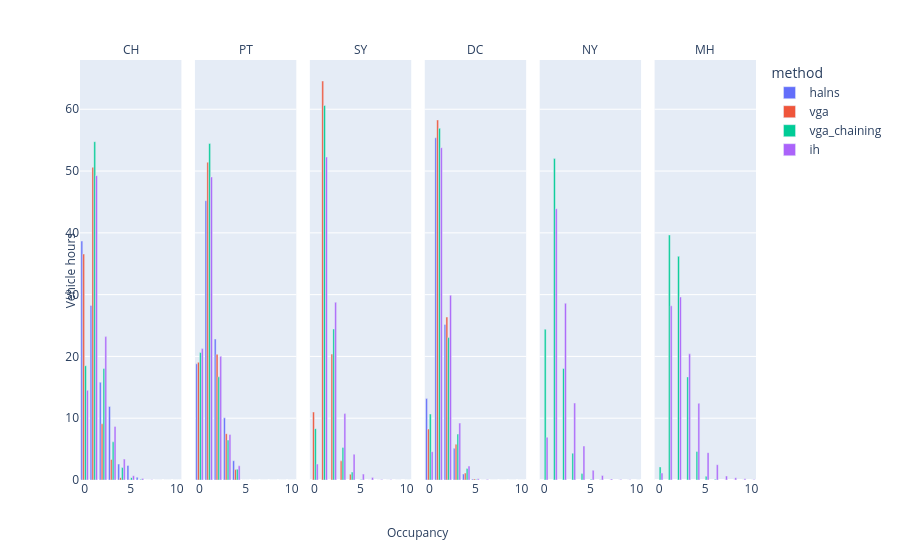

Write notebook code for a chart like this one.
### Code cell
fig = px.bar(
    grouped_df,
    x='occupancy',
    y='vehicle_hours_percentage',
    color='method',
    barmode='group',
    # title=f'Average occupancy of each method based on average delay',
    facet_col='area_short',
)

# fig.update_layout(
#     height=800,
#     width=1400,
# )

# small figures
fig.for_each_yaxis(lambda y: y.update(title=''))  # Remove titles
fig.for_each_xaxis(lambda x: x.update(title=''))  # Remove titles

# titles
# fig.add_annotation(x=0.5, y=1.15, text="Area", xref="paper", yref="paper", showarrow=False) # facet column title
# fig.add_annotation(x=1.02, y=0.5, text="Duration [min]", xref="paper", yref="paper", showarrow=False, textangle=90) # facet row title
fig.add_annotation(x=-0.03, y=0.5, text="Vehicle hours", textangle=-90, xref="paper", yref="paper", showarrow=False) # y axis title
fig.add_annotation(x=0.5, y=-0.15, text="Occupancy", xref="paper", yref="paper", showarrow=False) #x axis title
fig.for_each_annotation(lambda a: a.update(text=a.text.split("=")[-1]))
fig.show()

### Figure 1 — Plotly figure (JSON) as saved in the notebook; plotly's stock layout.template omitted (floating-point values rounded to 4 significant figures)
{"data": [{"alignmentgroup": "True", "hovertemplate": "method=halns<br>area_short=CH<br>occupancy=%{x}<br>vehicle_hours_percentage=%{y}<extra></extra>", "legendgroup": "halns", "marker": {"color": "#636efa", "pattern": {"shape": ""}}, "name": "halns", "offsetgroup": "halns", "orientation": "v", "showlegend": true, "textposition": "auto", "type": "bar", "x": [0, 1, 2, 3, 4, 5, 6, 7, 8, 9, 10], "xaxis": "x", "y": [38.67, 28.25, 15.82, 11.9, 2.575, 2.353, 0.4437, 0.0, 0.0, 0.0, 0.0], "yaxis": "y"}, {"alignmentgroup": "True", "hovertemplate": "method=halns<br>area_short=PT<br>occupancy=%{x}<br>vehicle_hours_percentage=%{y}<extra></extra>", "legendgroup": "halns", "marker": {"color": "#636efa", "pattern": {"shape": ""}}, "name": "halns", "offsetgroup": "halns", "orientation": "v", "showlegend": false, "textposition": "auto", "type": "bar", "x": [0, 1, 2, 3, 4, 5, 6, 7, 8, 9, 10], "xaxis": "x2", "y": [18.81, 45.21, 22.81, 10.05, 3.122, 0.0, 0.0, 0.0, 0.0, 0.0, 0.0], "yaxis": "y2"}, {"alignmentgroup": "True", "hovertemplate": "method=halns<br>area_short=DC<br>occupancy=%{x}<br>vehicle_hours_percentage=%{y}<extra></extra>", "legendgroup": "halns", "marker": {"color": "#636efa", "pattern": {"shape": ""}}, "name": "halns", "offsetgroup": "halns", "orientation": "v", "showlegend": false, "textposition": "auto", "type": "bar", "x": [0, 1, 2, 3, 4, 5, 6, 7, 8, 9, 10], "xaxis": "x4", "y": [13.18, 55.39, 25.18, 5.135, 0.966, 0.1455, 0.008992, 0.0, 0.0, 0.0, 0.0], "yaxis": "y4"}, {"alignmentgroup": "True", "hovertemplate": "method=vga<br>area_short=CH<br>occupancy=%{x}<br>vehicle_hours_percentage=%{y}<extra></extra>", "legendgroup": "vga", "marker": {"color": "#EF553B", "pattern": {"shape": ""}}, "name": "vga", "offsetgroup": "vga", "orientation": "v", "showlegend": true, "textposition": "auto", "type": "bar", "x": [0, 1, 2, 3, 4, 5, 6, 7, 8, 9, 10], "xaxis": "x", "y": [36.57, 50.6, 9.102, 3.334, 0.3689, 0.02391, 0.0, 0.0, 0.0, 0.0, 0.0], "yaxis": "y"}, {"alignmentgroup": "True", "hovertemplate": "method=vga<br>area_short=PT<br>occupancy=%{x}<br>vehicle_hours_percentage=%{y}<extra></extra>", "legendgroup": "vga", "marker": {"color": "#EF553B", "pattern": {"shape": ""}}, "name": "vga", "offsetgroup": "vga", "orientation": "v", "showlegend": false, "textposition": "auto", "type": "bar", "x": [0, 1, 2, 3, 4, 5, 6, 7, 8, 9, 10], "xaxis": "x2", "y": [19.05, 51.43, 20.34, 7.498, 1.68, 0.0, 0.0, 0.0, 0.0, 0.0, 0.0], "yaxis": "y2"}, {"alignmentgroup": "True", "hovertemplate": "method=vga<br>area_short=SY<br>occupancy=%{x}<br>vehicle_hours_percentage=%{y}<extra></extra>", "legendgroup": "vga", "marker": {"color": "#EF553B", "pattern": {"shape": ""}}, "name": "vga", "offsetgroup": "vga", "orientation": "v", "showlegend": false, "textposition": "auto", "type": "bar", "x": [0, 1, 2, 3, 4, 5, 6, 7, 8, 9, 10], "xaxis": "x3", "y": [11.0, 64.57, 20.37, 3.097, 0.9374, 0.01567, 0.001418, 0.0, 0.0, 0.0, 0.0], "yaxis": "y3"}, {"alignmentgroup": "True", "hovertemplate": "method=vga<br>area_short=DC<br>occupancy=%{x}<br>vehicle_hours_percentage=%{y}<extra></extra>", "legendgroup": "vga", "marker": {"color": "#EF553B", "pattern": {"shape": ""}}, "name": "vga", "offsetgroup": "vga", "orientation": "v", "showlegend": false, "textposition": "auto", "type": "bar", "x": [0, 1, 2, 3, 4, 5, 6, 7, 8, 9, 10], "xaxis": "x4", "y": [8.247, 58.27, 26.38, 5.798, 1.122, 0.174, 0.008077, 0.0, 0.0, 0.0, 0.0], "yaxis": "y4"}, {"alignmentgroup": "True", "hovertemplate": "method=vga_chaining<br>area_short=CH<br>occupancy=%{x}<br>vehicle_hours_percentage=%{y}<extra></extra>", "legendgroup": "vga_chaining", "marker": {"color": "#00cc96", "pattern": {"shape": ""}}, "name": "vga_chaining", "offsetgroup": "vga_chaining", "orientation": "v", "showlegend": true, "textposition": "auto", "type": "bar", "x": [0, 1, 2, 3, 4, 5, 6, 7, 8, 9, 10], "xaxis": "x", "y": [18.49, 54.76, 18.04, 6.181, 2.013, 0.3825, 0.1091, 0.01531, 0.003412, 0.0001241, 0.0], "yaxis": "y"}, {"alignmentgroup": "True", "hovertemplate": "method=vga_chaining<br>area_short=PT<br>occupancy=%{x}<br>vehicle_hours_percentage=%{y}<extra></extra>", "legendgroup": "vga_chaining", "marker": {"color": "#00cc96", "pattern": {"shape": ""}}, "name": "vga_chaining", "offsetgroup": "vga_chaining", "orientation": "v", "showlegend": false, "textposition": "auto", "type": "bar", "x": [0, 1, 2, 3, 4, 5, 6, 7, 8, 9, 10], "xaxis": "x2", "y": [20.63, 54.46, 16.7, 6.454, 1.756, 0.0, 0.0, 0.0, 0.0, 0.0, 0.0], "yaxis": "y2"}, {"alignmentgroup": "True", "hovertemplate": "method=vga_chaining<br>area_short=SY<br>occupancy=%{x}<br>vehicle_hours_percentage=%{y}<extra></extra>", "legendgroup": "vga_chaining", "marker": {"color": "#00cc96", "pattern": {"shape": ""}}, "name": "vga_chaining", "offsetgroup": "vga_chaining", "orientation": "v", "showlegend": false, "textposition": "auto", "type": "bar", "x": [0, 1, 2, 3, 4, 5, 6, 7, 8, 9, 10], "xaxis": "x3", "y": [8.312, 60.61, 24.44, 5.274, 1.279, 0.06904, 0.007407, 0.0004561, 0.000827, 0.0, 0.0], "yaxis": "y3"}, {"alignmentgroup": "True", "hovertemplate": "method=vga_chaining<br>area_short=DC<br>occupancy=%{x}<br>vehicle_hours_percentage=%{y}<extra></extra>", "legendgroup": "vga_chaining", "marker": {"color": "#00cc96", "pattern": {"shape": ""}}, "name": "vga_chaining", "offsetgroup": "vga_chaining", "orientation": "v", "showlegend": false, "textposition": "auto", "type": "bar", "x": [0, 1, 2, 3, 4, 5, 6, 7, 8, 9, 10], "xaxis": "x4", "y": [10.68, 56.91, 23.04, 7.428, 1.874, 0.06071, 0.0, 0.0, 0.0, 0.0, 0.0], "yaxis": "y4"}, {"alignmentgroup": "True", "hovertemplate": "method=vga_chaining<br>area_short=NY<br>occupancy=%{x}<br>vehicle_hours_percentage=%{y}<extra></extra>", "legendgroup": "vga_chaining", "marker": {"color": "#00cc96", "pattern": {"shape": ""}}, "name": "vga_chaining", "offsetgroup": "vga_chaining", "orientation": "v", "showlegend": false, "textposition": "auto", "type": "bar", "x": [0, 1, 2, 3, 4, 5, 6, 7, 8, 9, 10], "xaxis": "x5", "y": [24.41, 52.02, 18.05, 4.344, 1.039, 0.1193, 0.02099, 0.000378, 0.0, 0.0, 0.0], "yaxis": "y5"}, {"alignmentgroup": "True", "hovertemplate": "method=vga_chaining<br>area_short=MH<br>occupancy=%{x}<br>vehicle_hours_percentage=%{y}<extra></extra>", "legendgroup": "vga_chaining", "marker": {"color": "#00cc96", "pattern": {"shape": ""}}, "name": "vga_chaining", "offsetgroup": "vga_chaining", "orientation": "v", "showlegend": false, "textposition": "auto", "type": "bar", "x": [0, 1, 2, 3, 4, 5, 6, 7, 8, 9, 10], "xaxis": "x6", "y": [2.116, 39.66, 36.2, 16.69, 4.616, 0.6107, 0.1113, 0.001854, 0.0, 0.0, 0.0], "yaxis": "y6"}, {"alignmentgroup": "True", "hovertemplate": "method=ih<br>area_short=CH<br>occupancy=%{x}<br>vehicle_hours_percentage=%{y}<extra></extra>", "legendgroup": "ih", "marker": {"color": "#ab63fa", "pattern": {"shape": ""}}, "name": "ih", "offsetgroup": "ih", "orientation": "v", "showlegend": true, "textposition": "auto", "type": "bar", "x": [0, 1, 2, 3, 4, 5, 6, 7, 8, 9, 10], "xaxis": "x", "y": [14.5, 49.26, 23.21, 8.671, 3.381, 0.6893, 0.2565, 0.02562, 0.00722, 0.0006503, 0.0], "yaxis": "y"}, {"alignmentgroup": "True", "hovertemplate": "method=ih<br>area_short=PT<br>occupancy=%{x}<br>vehicle_hours_percentage=%{y}<extra></extra>", "legendgroup": "ih", "marker": {"color": "#ab63fa", "pattern": {"shape": ""}}, "name": "ih", "offsetgroup": "ih", "orientation": "v", "showlegend": false, "textposition": "auto", "type": "bar", "x": [0, 1, 2, 3, 4, 5, 6, 7, 8, 9, 10], "xaxis": "x2", "y": [21.27, 49.05, 20.02, 7.366, 2.3, 0.0, 0.0, 0.0, 0.0, 0.0, 0.0], "yaxis": "y2"}, {"alignmentgroup": "True", "hovertemplate": "method=ih<br>area_short=SY<br>occupancy=%{x}<br>vehicle_hours_percentage=%{y}<extra></extra>", "legendgroup": "ih", "marker": {"color": "#ab63fa", "pattern": {"shape": ""}}, "name": "ih", "offsetgroup": "ih", "orientation": "v", "showlegend": false, "textposition": "auto", "type": "bar", "x": [0, 1, 2, 3, 4, 5, 6, 7, 8, 9, 10], "xaxis": "x3", "y": [2.58, 52.26, 28.76, 10.75, 4.174, 0.9549, 0.3886, 0.0737, 0.02778, 0.01523, 0.0138], "yaxis": "y3"}, {"alignmentgroup": "True", "hovertemplate": "method=ih<br>area_short=DC<br>occupancy=%{x}<br>vehicle_hours_percentage=%{y}<extra></extra>", "legendgroup": "ih", "marker": {"color": "#ab63fa", "pattern": {"shape": ""}}, "name": "ih", "offsetgroup": "ih", "orientation": "v", "showlegend": false, "textposition": "auto", "type": "bar", "x": [0, 1, 2, 3, 4, 5, 6, 7, 8, 9, 10], "xaxis": "x4", "y": [4.592, 53.78, 29.9, 9.205, 2.249, 0.2066, 0.06608, 0.00204, 0.0, 0.0, 0.0], "yaxis": "y4"}, {"alignmentgroup": "True", "hovertemplate": "method=ih<br>area_short=NY<br>occupancy=%{x}<br>vehicle_hours_percentage=%{y}<extra></extra>", "legendgroup": "ih", "marker": {"color": "#ab63fa", "pattern": {"shape": ""}}, "name": "ih", "offsetgroup": "ih", "orientation": "v", "showlegend": false, "textposition": "auto", "type": "bar", "x": [0, 1, 2, 3, 4, 5, 6, 7, 8, 9, 10], "xaxis": "x5", "y": [6.903, 43.91, 28.6, 12.46, 5.502, 1.565, 0.7307, 0.1722, 0.09147, 0.04885, 0.01908], "yaxis": "y5"}, {"alignmentgroup": "True", "hovertemplate": "method=ih<br>area_short=MH<br>occupancy=%{x}<br>vehicle_hours_percentage=%{y}<extra></extra>", "legendgroup": "ih", "marker": {"color": "#ab63fa", "pattern": {"shape": ""}}, "name": "ih", "offsetgroup": "ih", "orientation": "v", "showlegend": false, "textposition": "auto", "type": "bar", "x": [0, 1, 2, 3, 4, 5, 6, 7, 8, 9, 10], "xaxis": "x6", "y": [1.129, 28.19, 29.63, 20.41, 12.41, 4.428, 2.484, 0.648, 0.3782, 0.2034, 0.08432], "yaxis": "y6"}], "layout": {"annotations": [{"showarrow": false, "text": "CH", "x": 0.075, "xanchor": "center", "xref": "paper", "y": 1, "yanchor": "bottom", "yref": "paper"}, {"showarrow": false, "text": "PT", "x": 0.245, "xanchor": "center", "xref": "paper", "y": 1, "yanchor": "bottom", "yref": "paper"}, {"showarrow": false, "text": "SY", "x": 0.415, "xanchor": "center", "xref": "paper", "y": 1, "yanchor": "bottom", "yref": "paper"}, {"showarrow": false, "text": "DC", "x": 0.585, "xanchor": "center", "xref": "paper", "y": 1, "yanchor": "bottom", "yref": "paper"}, {"showarrow": false, "text": "NY", "x": 0.755, "xanchor": "center", "xref": "paper", "y": 1, "yanchor": "bottom", "yref": "paper"}, {"showarrow": false, "text": "MH", "x": 0.925, "xanchor": "center", "xref": "paper", "y": 1, "yanchor": "bottom", "yref": "paper"}, {"showarrow": false, "text": "Vehicle hours", "textangle": -90, "x": -0.03, "xref": "paper", "y": 0.5, "yref": "paper"}, {"showarrow": false, "text": "Occupancy", "x": 0.5, "xref": "paper", "y": -0.15, "yref": "paper"}], "barmode": "group", "legend": {"title": {"text": "method"}, "tracegroupgap": 0}, "margin": {"t": 60}, "xaxis": {"anchor": "y", "domain": [0, 0.15], "title": {"text": ""}}, "xaxis2": {"anchor": "y2", "domain": [0.17, 0.32], "matches": "x", "title": {"text": ""}}, "xaxis3": {"anchor": "y3", "domain": [0.34, 0.49], "matches": "x", "title": {"text": ""}}, "xaxis4": {"anchor": "y4", "domain": [0.51, 0.66], "matches": "x", "title": {"text": ""}}, "xaxis5": {"anchor": "y5", "domain": [0.68, 0.83], "matches": "x", "title": {"text": ""}}, "xaxis6": {"anchor": "y6", "domain": [0.85, 1], "matches": "x", "title": {"text": ""}}, "yaxis": {"anchor": "x", "domain": [0, 1], "title": {"text": ""}}, "yaxis2": {"anchor": "x2", "domain": [0, 1], "matches": "y", "showticklabels": false, "title": {"text": ""}}, "yaxis3": {"anchor": "x3", "domain": [0, 1], "matches": "y", "showticklabels": false, "title": {"text": ""}}, "yaxis4": {"anchor": "x4", "domain": [0, 1], "matches": "y", "showticklabels": false, "title": {"text": ""}}, "yaxis5": {"anchor": "x5", "domain": [0, 1], "matches": "y", "showticklabels": false, "title": {"text": ""}}, "yaxis6": {"anchor": "x6", "domain": [0, 1], "matches": "y", "showticklabels": false, "title": {"text": ""}}}}
